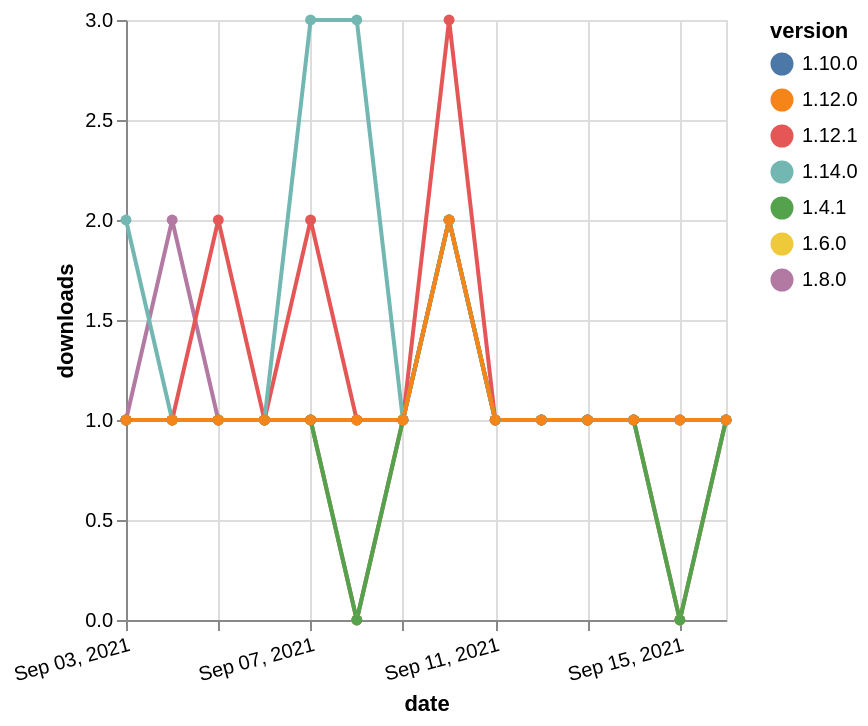

The Vega-Lite source for this figure:
### Vega-Lite specification from a JSON file in a GitHub repository (floating-point values rounded to 4 significant figures)
{"$schema": "https://vega.github.io/schema/vega-lite/v5.json", "description": "A simple bar chart with embedded data.", "data": {"values": [{"date": "2021-09-03", "total": 214, "delta": 1, "version": "1.6.0"}, {"date": "2021-09-04", "total": 215, "delta": 1, "version": "1.6.0"}, {"date": "2021-09-05", "total": 216, "delta": 1, "version": "1.6.0"}, {"date": "2021-09-06", "total": 217, "delta": 1, "version": "1.6.0"}, {"date": "2021-09-07", "total": 218, "delta": 1, "version": "1.6.0"}, {"date": "2021-09-08", "total": 218, "delta": 0, "version": "1.6.0"}, {"date": "2021-09-09", "total": 219, "delta": 1, "version": "1.6.0"}, {"date": "2021-09-10", "total": 221, "delta": 2, "version": "1.6.0"}, {"date": "2021-09-11", "total": 222, "delta": 1, "version": "1.6.0"}, {"date": "2021-09-12", "total": 223, "delta": 1, "version": "1.6.0"}, {"date": "2021-09-13", "total": 224, "delta": 1, "version": "1.6.0"}, {"date": "2021-09-14", "total": 225, "delta": 1, "version": "1.6.0"}, {"date": "2021-09-15", "total": 225, "delta": 0, "version": "1.6.0"}, {"date": "2021-09-16", "total": 226, "delta": 1, "version": "1.6.0"}, {"date": "2021-09-03", "total": 212, "delta": 1, "version": "1.8.0"}, {"date": "2021-09-04", "total": 214, "delta": 2, "version": "1.8.0"}, {"date": "2021-09-05", "total": 215, "delta": 1, "version": "1.8.0"}, {"date": "2021-09-06", "total": 216, "delta": 1, "version": "1.8.0"}, {"date": "2021-09-07", "total": 217, "delta": 1, "version": "1.8.0"}, {"date": "2021-09-08", "total": 217, "delta": 0, "version": "1.8.0"}, {"date": "2021-09-09", "total": 218, "delta": 1, "version": "1.8.0"}, {"date": "2021-09-10", "total": 220, "delta": 2, "version": "1.8.0"}, {"date": "2021-09-11", "total": 221, "delta": 1, "version": "1.8.0"}, {"date": "2021-09-12", "total": 222, "delta": 1, "version": "1.8.0"}, {"date": "2021-09-13", "total": 223, "delta": 1, "version": "1.8.0"}, {"date": "2021-09-14", "total": 224, "delta": 1, "version": "1.8.0"}, {"date": "2021-09-15", "total": 224, "delta": 0, "version": "1.8.0"}, {"date": "2021-09-16", "total": 225, "delta": 1, "version": "1.8.0"}, {"date": "2021-09-03", "total": 173, "delta": 1, "version": "1.10.0"}, {"date": "2021-09-04", "total": 174, "delta": 1, "version": "1.10.0"}, {"date": "2021-09-05", "total": 175, "delta": 1, "version": "1.10.0"}, {"date": "2021-09-06", "total": 176, "delta": 1, "version": "1.10.0"}, {"date": "2021-09-07", "total": 177, "delta": 1, "version": "1.10.0"}, {"date": "2021-09-08", "total": 178, "delta": 1, "version": "1.10.0"}, {"date": "2021-09-09", "total": 179, "delta": 1, "version": "1.10.0"}, {"date": "2021-09-10", "total": 181, "delta": 2, "version": "1.10.0"}, {"date": "2021-09-11", "total": 182, "delta": 1, "version": "1.10.0"}, {"date": "2021-09-12", "total": 183, "delta": 1, "version": "1.10.0"}, {"date": "2021-09-13", "total": 184, "delta": 1, "version": "1.10.0"}, {"date": "2021-09-14", "total": 185, "delta": 1, "version": "1.10.0"}, {"date": "2021-09-15", "total": 186, "delta": 1, "version": "1.10.0"}, {"date": "2021-09-16", "total": 187, "delta": 1, "version": "1.10.0"}, {"date": "2021-09-03", "total": 141, "delta": 1, "version": "1.12.1"}, {"date": "2021-09-04", "total": 142, "delta": 1, "version": "1.12.1"}, {"date": "2021-09-05", "total": 144, "delta": 2, "version": "1.12.1"}, {"date": "2021-09-06", "total": 145, "delta": 1, "version": "1.12.1"}, {"date": "2021-09-07", "total": 147, "delta": 2, "version": "1.12.1"}, {"date": "2021-09-08", "total": 148, "delta": 1, "version": "1.12.1"}, {"date": "2021-09-09", "total": 149, "delta": 1, "version": "1.12.1"}, {"date": "2021-09-10", "total": 152, "delta": 3, "version": "1.12.1"}, {"date": "2021-09-11", "total": 153, "delta": 1, "version": "1.12.1"}, {"date": "2021-09-12", "total": 154, "delta": 1, "version": "1.12.1"}, {"date": "2021-09-13", "total": 155, "delta": 1, "version": "1.12.1"}, {"date": "2021-09-14", "total": 156, "delta": 1, "version": "1.12.1"}, {"date": "2021-09-15", "total": 157, "delta": 1, "version": "1.12.1"}, {"date": "2021-09-16", "total": 158, "delta": 1, "version": "1.12.1"}, {"date": "2021-09-03", "total": 264, "delta": 1, "version": "1.4.1"}, {"date": "2021-09-04", "total": 265, "delta": 1, "version": "1.4.1"}, {"date": "2021-09-05", "total": 266, "delta": 1, "version": "1.4.1"}, {"date": "2021-09-06", "total": 267, "delta": 1, "version": "1.4.1"}, {"date": "2021-09-07", "total": 268, "delta": 1, "version": "1.4.1"}, {"date": "2021-09-08", "total": 268, "delta": 0, "version": "1.4.1"}, {"date": "2021-09-09", "total": 269, "delta": 1, "version": "1.4.1"}, {"date": "2021-09-10", "total": 271, "delta": 2, "version": "1.4.1"}, {"date": "2021-09-11", "total": 272, "delta": 1, "version": "1.4.1"}, {"date": "2021-09-12", "total": 273, "delta": 1, "version": "1.4.1"}, {"date": "2021-09-13", "total": 274, "delta": 1, "version": "1.4.1"}, {"date": "2021-09-14", "total": 275, "delta": 1, "version": "1.4.1"}, {"date": "2021-09-15", "total": 275, "delta": 0, "version": "1.4.1"}, {"date": "2021-09-16", "total": 276, "delta": 1, "version": "1.4.1"}, {"date": "2021-09-03", "total": 120, "delta": 2, "version": "1.14.0"}, {"date": "2021-09-04", "total": 121, "delta": 1, "version": "1.14.0"}, {"date": "2021-09-05", "total": 122, "delta": 1, "version": "1.14.0"}, {"date": "2021-09-06", "total": 123, "delta": 1, "version": "1.14.0"}, {"date": "2021-09-07", "total": 126, "delta": 3, "version": "1.14.0"}, {"date": "2021-09-08", "total": 129, "delta": 3, "version": "1.14.0"}, {"date": "2021-09-09", "total": 130, "delta": 1, "version": "1.14.0"}, {"date": "2021-09-10", "total": 132, "delta": 2, "version": "1.14.0"}, {"date": "2021-09-11", "total": 133, "delta": 1, "version": "1.14.0"}, {"date": "2021-09-12", "total": 134, "delta": 1, "version": "1.14.0"}, {"date": "2021-09-13", "total": 135, "delta": 1, "version": "1.14.0"}, {"date": "2021-09-14", "total": 136, "delta": 1, "version": "1.14.0"}, {"date": "2021-09-15", "total": 137, "delta": 1, "version": "1.14.0"}, {"date": "2021-09-16", "total": 138, "delta": 1, "version": "1.14.0"}, {"date": "2021-09-03", "total": 162, "delta": 1, "version": "1.12.0"}, {"date": "2021-09-04", "total": 163, "delta": 1, "version": "1.12.0"}, {"date": "2021-09-05", "total": 164, "delta": 1, "version": "1.12.0"}, {"date": "2021-09-06", "total": 165, "delta": 1, "version": "1.12.0"}, {"date": "2021-09-07", "total": 166, "delta": 1, "version": "1.12.0"}, {"date": "2021-09-08", "total": 167, "delta": 1, "version": "1.12.0"}, {"date": "2021-09-09", "total": 168, "delta": 1, "version": "1.12.0"}, {"date": "2021-09-10", "total": 170, "delta": 2, "version": "1.12.0"}, {"date": "2021-09-11", "total": 171, "delta": 1, "version": "1.12.0"}, {"date": "2021-09-12", "total": 172, "delta": 1, "version": "1.12.0"}, {"date": "2021-09-13", "total": 173, "delta": 1, "version": "1.12.0"}, {"date": "2021-09-14", "total": 174, "delta": 1, "version": "1.12.0"}, {"date": "2021-09-15", "total": 175, "delta": 1, "version": "1.12.0"}, {"date": "2021-09-16", "total": 176, "delta": 1, "version": "1.12.0"}]}, "width": "container", "mark": {"type": "line", "point": {"filled": true}}, "encoding": {"x": {"field": "date", "type": "temporal", "timeUnit": "yearmonthdate", "title": "date", "axis": {"labelAngle": -15}}, "y": {"field": "delta", "type": "quantitative", "title": "downloads"}, "color": {"field": "version", "type": "nominal"}, "tooltip": {"field": "delta"}}}
